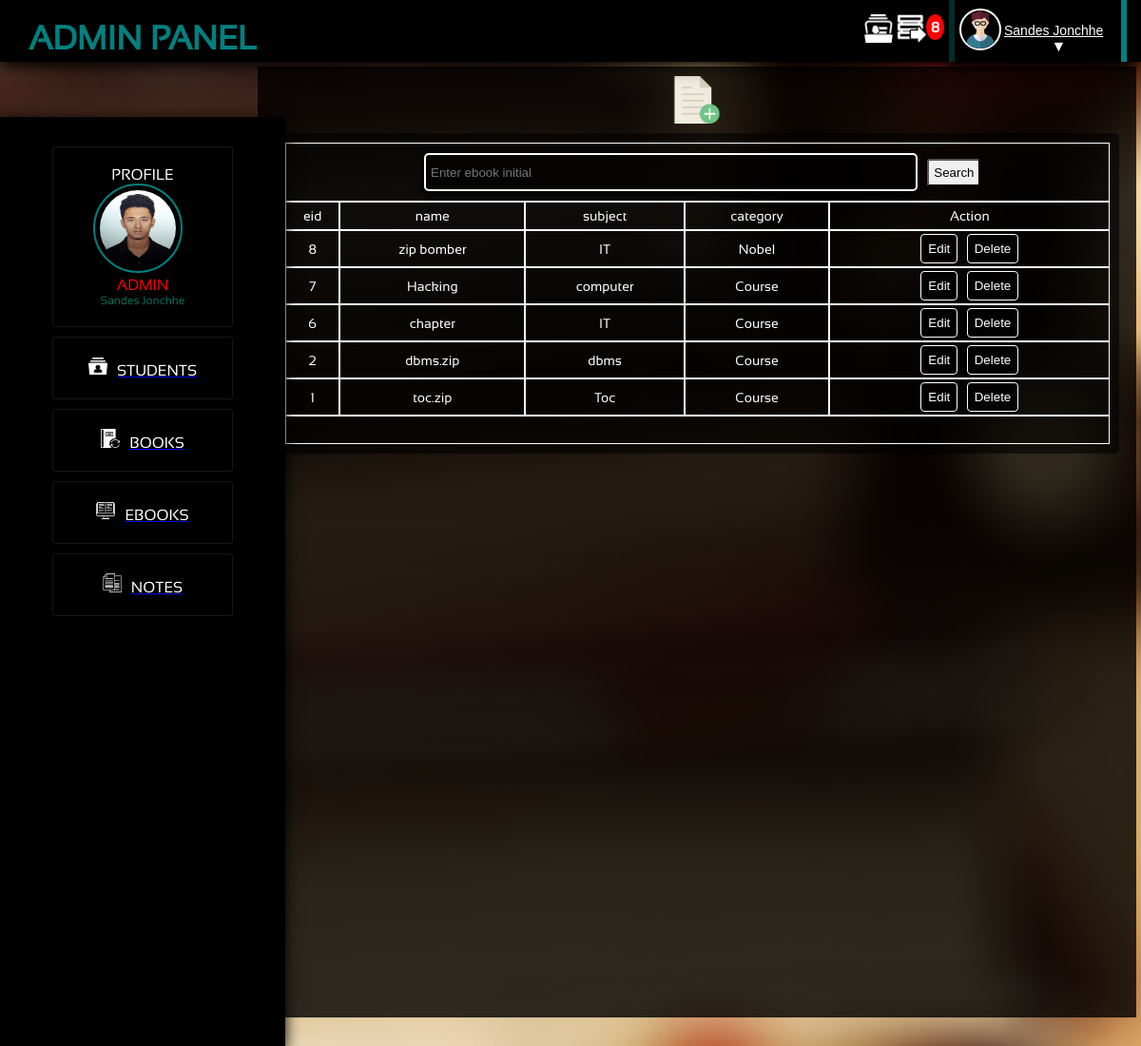
Page /admin/ebooks.php (signed in) on the committed database.
### tables this page shows
CREATE TABLE `ebooks` (
  `eid` int(11) NOT NULL,
  `name` varchar(20) NOT NULL,
  `subject` varchar(30) NOT NULL,
  `category` varchar(30) NOT NULL,
  `download` varchar(50) NOT NULL
);

### admin/class/class.ManageEbooks.php (called while the page is built, shortened)
<?php
	include_once( '../class.database.php' );
		class ManageEbooks{
			public $linker;
			function __construct(){
				$db_connection = new dbConnection();
				$this->linker = $db_connection->connect();
				return $this->linker;
			}
			function listEbook($limit,$category=null){
				if(isset($limit,$category))
				{
					$query = $this->linker->query("SELECT * FROM ebooks WHERE category='$category' ORDER BY eid DESC $limit");
				}else{
					$query = $this->linker->query("SELECT * FROM ebooks ORDER BY eid DESC $limit");
				}
				$counts = $query->rowCount();
				if($counts >= 1)
				{
					$result = $query->fetchAll();
				}
				else
				{
					$result = $counts;
				}
				return $result;
			}
		}
?>

### class.database.php (called while the page is built, shortened)
<?php
	class dbConnection{
		public $db_name = 'php-librarys';
		public $db_user = 'root';
		public $db_pass = '';
		public $db_host = 'localhost';
		function connect(){
			try{
				$this->db_conn = new PDO("mysql:host=$this->db_host;dbname=$this->db_name",
					$this->db_user,$this->db_pass);
				return $this->db_conn;
			}
			catch(PDOException $e){
				return $e->getMessage();
			}
		}
	}
?>

### admin/manage/manage.ebooks.php (called while the page is built, shortened)
<?php
  include_once('class/class.ManageEbooks.php');
  $init = new ManageEbooks();
  if(isset($_GET['eid']))
  {
    $id = $_GET['eid'];
    $list_ebook = $init->listIdEbook($id);
  }else{
    if(isset($_GET['category']))
    {
      $category = $_GET['category'];
      $list_ebook = $init->listEbook($limit,$category);
    }
    else{
        if(isset($_GET['page'])){
          $page = preg_replace("#[^0-9]#","",$_GET['page']);
        }else{
          $page = 1;
        }
        $perPage = 6;
        $limit = "LIMIT ".($page-1)*$perPage.",$perPage";
        $list_ebook = $init->listEbook($limit);
    }
  }

### admin/ebooks.php (the view, shortened to what this page needs)
<?php
  include_once('header.php');
  include_once('manage/manage.ebooks.php');
?>
<div class="main_content"><center>
  <img src="../gallery/logo/filee.png" style="height:50px;width:50px;cursor:pointer" id="clickadd" onClick="add()">
<div class="displaycontainer">
  <table class="table table-striped">
  <thead>
    <tr>
      <section id="search">
      <form method="get" action="#" class="searching">
      <td colspan="12" style=""><input type="text" placeholder="Enter ebook initial" id="admin_search" name="ename"/><input type="Submit" value="Search" id="search_s"></td>
    </form>
    </tr>
    <tr>
      <td>eid</td>
      <td>name</td>
      <td>subject</td>
      <td>category</td>
      <td>Action</td>
    </tr>
  </thead>
  <tbody>
    <?php
    if(!isset($_GET['ename'])){
    if($list_ebook !== 0)
    {
      foreach ($list_ebook as $key => $value) {
        ?>
        <tr>
        <td><?php echo $value['eid']; ?></td>
        <td><?php echo $value['name']; ?></td>
        <td><?php echo $value['subject']; ?></td>
        <td><?php echo $value['category']; ?></td>
        <td>
        <a href="edit_ebook.php?eid=<?php echo $value['eid'];?>"><button>Edit</button></a>
          <button id="btn_delete<?php echo $value['eid']; ?>" value="<?php echo $value['eid']; ?>">Delete</button>
        </td>
        </tr>
        <?php
      }
    }else{
      echo '<td><td></td></td><td><td>Sorry no more Student to show under this section</td></td><td></td><td></td>';
    }
    ?>
    <tr><td colspan="5"><?php echo $ebook_pagination; ?></td></tr>
    <?php
      }else{
        echo $searched_e;
      }
    ?>
  </tbody>
  </table>
</div>
	</div>
</body>
</html>

### admin/admin_style.css (style rules this page uses)
body,html { margin:0px; padding:0px; background:#5C5B5C; font-family:sansation; }
.main_content { background:rgba(0,0,0,0.8); height:1000px; width:77%; float:right; color:white; margin-top:70px; margin-right:5px; }
.displayContainer { color:#100706; height:auto; width:98%; margin:10px 10px 10px 10px; }
.displaycontainer #search { display:none; transition:all 0.6s; }
#clickadd { margin:10px 0px 0px 0px; }
#admin_search { background:red; padding:5px; box-shadow:0px 5px 10px black; border-radius:5px; border:2px solid white; background:rgba(0,0,0,0.6); color:white; margin:10px; width:60%; height:40px; }
#search_s { padding:5px; cursor:pointer; border-radius:3px; }
.displaycontainer table { color:white; background:rgba(0,0,0,0.6); padding:10px; border-radius:5px; width:98%; font-size:14px; border-spacing:0px; text-align:center; background:white; color:black; color:white; background:rgba(0,0,0,0.6); }
.displaycontainer table tr { //border:0px solid white; padding:0px; height:30px; }
.displaycontainer table tr td { border:0.5px solid white; //border-left:0px; //border-right:0px; //border-top:0px; padding:0px; }
.displaycontainer table button { border-radius:4px; // background:teal; color:white; padding:7px; cursor:pointer; border:0px; margin:3px; background:rgba(0,0,0,0.6); color:white; border:1px solid white; }

### rows in the picture
ebooks: eid "8", name "zip bomber", subject "IT", category "Nobel"
ebooks: eid "7", name "Hacking", subject "computer", category "Course"
ebooks: eid "6", name "chapter", subject "IT", category "Course"
ebooks: eid "2", name "dbms.zip", subject "dbms", category "Course"
ebooks: eid "1", name "toc.zip", subject "Toc", category "Course"

### other values in the picture
$_SESSION['todo_name'] "Sandes Jonchhe"
$init->countIssues() "8"
